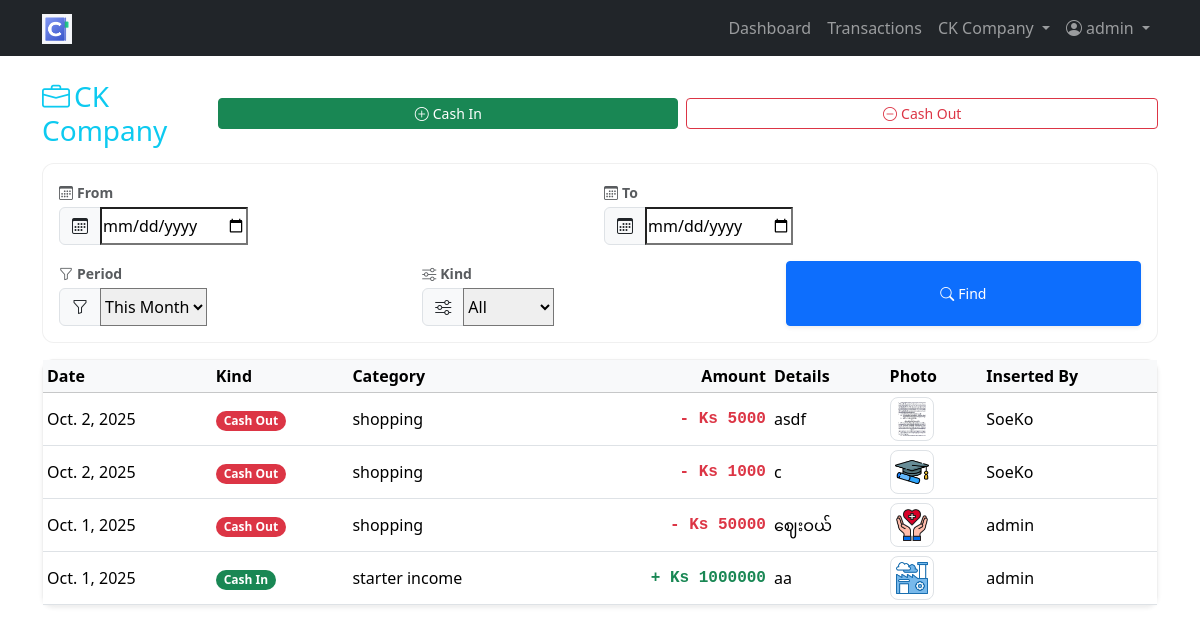
Page /transactions/ (signed in) on the committed database.
### book/models.py (models this page shows, shortened)
class Business(models.Model):
    name = models.CharField(max_length=120, unique=True)
    category = models.ForeignKey(BusinessCategory, on_delete=models.SET_NULL, null=True, blank=True)
    business_type = models.ForeignKey(BusinessType, on_delete=models.SET_NULL, null=True, blank=True)
    created_at = models.DateTimeField(auto_now_add=True)
    class Meta:
        verbose_name = "Business"
        verbose_name_plural = "Businesses"

class Transaction(models.Model):
    class Kind(models.TextChoices):
        CASH_IN = 'CASH_IN', 'Cash In'
        CASH_OUT = 'CASH_OUT', 'Cash Out'
    business = models.ForeignKey(Business, on_delete=models.CASCADE)
    details = models.CharField(max_length=240, blank=True)
    category = models.ForeignKey(TransactionCategory, on_delete=models.PROTECT)
    kind = models.CharField(max_length=10, choices=Kind.choices)
    amount = models.CharField(max_length=40)
    photo = models.ImageField(upload_to='transactions/', blank=True, null=True)
    date = models.DateField()
    created_by = models.ForeignKey(User, on_delete=models.PROTECT)
    created_at = models.DateTimeField(auto_now_add=True)
    class Meta:
        indexes = [
        models.Index(fields=['business','date']),
        models.Index(fields=['business','kind']),
        ]

class TransactionCategory(models.Model):
    class Kind(models.TextChoices):
        INCOME = 'INCOME', 'Income'
        EXPENSE = 'EXPENSE', 'Expense'
    business = models.ForeignKey(Business, on_delete=models.CASCADE)
    name = models.CharField(max_length=100)
    kind = models.CharField(max_length=10, choices=Kind.choices)
    class Meta:
        unique_together = ('business','name','kind')

### book/permissions.py (the view)
    def _wrapped(request, *args, **kwargs):
        biz_id = request.session.get('biz_id')
        if not request.user.is_authenticated:
            from django.contrib.auth.views import redirect_to_login
            return redirect_to_login(request.get_full_path())
        if not biz_id:
            return HttpResponseForbidden('Select a business first.')
        if not Membership.objects.filter(user=request.user, business_id=biz_id).exists():
            return HttpResponseForbidden('No membership for this business.')
        return view(request, *args, **kwargs)

### book/forms.py
class DateFilterForm(forms.Form):
    PERIOD_CHOICES = [
    ('custom','Custom'),('this_month','This Month'),('this_year','This Year'),('last_month','Last Month')
    ]
    period = forms.ChoiceField(choices=PERIOD_CHOICES, required=False, initial='this_month')
    date_from = forms.DateField(required=False, widget=forms.DateInput(attrs={'type':'date'}))
    date_to = forms.DateField(required=False, widget=forms.DateInput(attrs={'type':'date'}))
    kind = forms.ChoiceField(choices=[('ALL','All'),('CASH_IN','Cash In'),('CASH_OUT','Cash Out')], required=False, initial='ALL')

### book/context_processors.py (called while the page is built)
def current_business(request):
    biz_id = request.session.get('biz_id')
    biz = Business.objects.filter(id=biz_id).first() if biz_id else None
    memberships = []
    current_membership = None
    if request.user.is_authenticated:
        memberships = Membership.objects.filter(user=request.user).select_related('business')
        if biz_id:
            current_membership = Membership.objects.filter(user=request.user, business_id=biz_id).first()
    return {'current_business': biz, 'memberships': memberships, 'current_membership': current_membership}

### book/permissions.py (called while the page is built)
def require_membership(view):
    def _wrapped(request, *args, **kwargs):
        biz_id = request.session.get('biz_id')
        if not request.user.is_authenticated:
            from django.contrib.auth.views import redirect_to_login
            return redirect_to_login(request.get_full_path())
        if not biz_id:
            return HttpResponseForbidden('Select a business first.')
        if not Membership.objects.filter(user=request.user, business_id=biz_id).exists():
            return HttpResponseForbidden('No membership for this business.')
        return view(request, *args, **kwargs)
    return _wrapped

### book/utils.py (called while the page is built, shortened)
def resolve_period(period:str):
    today = date.today()
    if period == 'this_month':
        start = today.replace(day=1)
        if start.month == 12:
            end = start.replace(year=start.year+1, month=1, day=1) - timedelta(days=1)
        else:
            end = start.replace(month=start.month+1, day=1) - timedelta(days=1)
        return start, end

### templates/transactions/list.html (shortened to what this page needs)
{% extends 'base.html' %}
{% load money %}
{% block content %}
<div class="d-flex justify-content-between align-items-center mb-3 flex-column flex-sm-row gap-2">
    <div class="text-center text-sm-start">
        <h3 class="text-info mb-0"><i class="bi bi-briefcase me-1"></i>{{ current_business.name }}</h5>
    </div>
    <div class="d-flex gap-2 w-100 w-sm-auto">
        {% if current_membership.role == 'OWNER' or current_membership.role == 'ADMIN' %}
        <button class="btn btn-success btn-sm flex-fill" data-bs-toggle="modal" data-bs-target="#cashInModal">
            <i class="bi bi-plus-circle me-1"></i>Cash In
        </button>
        {% else %}
        <button class="btn btn-success btn-sm flex-fill" onclick="showAccessAlert()">
            <i class="bi bi-plus-circle me-1"></i>Cash In
        </button>
        {% endif %}
        <button class="btn btn-outline-danger btn-sm flex-fill" data-bs-toggle="modal" data-bs-target="#cashOutModal">
            <i class="bi bi-dash-circle me-1"></i>Cash Out
        </button>
    </div>
</div>
<div class="card mb-3 soft-card">
    <div class="card-body p-3">
        {% include 'fragments/date_filter.html' with form=form %}
    </div>
</div>
<div class="d-none d-md-block">
    <div class="card shadow-sm soft-card">
        <div class="card-body p-0">
            <div class="table-responsive">
                <table class="table table-hover table-sm mb-0 align-middle">
                    <thead class="table-light">
                        <tr>
                            <th class="sticky-header">Date</th>
                            <th class="sticky-header">Kind</th>
                            <th class="sticky-header">Category</th>
                            <th class="sticky-header text-end">Amount</th>
                            <th class="d-none d-md-table-cell">Details</th>
                            <th class="d-none d-sm-table-cell">Photo</th>
                            <th class="d-none d-lg-table-cell">Inserted By</th>
                        </tr>
                    </thead>
                    <tbody>
                        {% for t in transactions %}
                        <tr>
                            <td>{{ t.date }}</td>
                            <td>
                                {% if t.kind == 'CASH_IN' %}
                                <span class="badge rounded-pill text-bg-success">Cash In</span>
                                {% else %}
                                <span class="badge rounded-pill text-bg-danger">Cash Out</span>
                                {% endif %}
                            </td>
                            <td>{{ t.category.name }}</td>
                            <td
                                class="{% if t.kind == 'CASH_IN' %}text-success{% else %}text-danger{% endif %} text-end amount-cell fw-semibold font-monospace">
                                {% if t.kind == 'CASH_IN' %}+{% else %}-{% endif %} Ks {{ t.amount }}
                            </td>
                            <td class="d-none d-md-table-cell">{{ t.details|truncatechars:30 }}</td>
                            <td class="d-none d-sm-table-cell">
                                {% if t.photo %}
                                <img src="{{ t.photo.url }}" alt="Transaction Photo" class="img-thumbnail rounded-3"
                                    style="width: 44px; height: 44px; object-fit: cover; cursor: pointer;"
                                    data-bs-toggle="modal" data-bs-target="#photoModal{{ t.id }}">
                                {% else %}
                                <span class="text-muted">No photo</span>
                                {% endif %}
                            </td>
                            <td class="d-none d-lg-table-cell">{{ t.created_by.username }}</td>
                        </tr>
                        {% empty %}
                        <tr>
                            <td colspan="7" class="text-center text-muted">No transactions.</td>
                        </tr>
                        {% endfor %}
                    </tbody>
                </table>
            </div>
        </div>
    </div>
</div>
{% endblock %}

### templates/base.html (shortened to what this page needs)
{% load static %}
<!doctype html>
<html lang="en">
<head>
    <link href="https://cdn.jsdelivr.net/npm/bootstrap@5.3.3/dist/css/bootstrap.min.css" rel="stylesheet">
    <link rel="stylesheet" href="https://cdn.jsdelivr.net/npm/bootstrap-icons@1.11.3/font/bootstrap-icons.css">
</head>
<body>
    <nav class="navbar navbar-expand-lg navbar-dark bg-dark">
        <div class="container">
            <div class="d-flex w-100 align-items-center">
                <div class="me-2">
                    <a class="navbar-brand" href="{% url 'home' %}"><img src="{% static 'img/cb.png' %}" alt="CASHBOOK" width="30" height="30"></a>
                </div>
            </div>
            <div class="collapse navbar-collapse" id="navbarNav">
                <ul class="navbar-nav me-auto d-none d-lg-flex">
                    {% if current_business %}
                        {% if current_membership.role == 'OWNER' or current_membership.role == 'ADMIN' %}
                            <li class="nav-item"><a class="nav-link" href="{% url 'dashboard' %}">Dashboard</a></li>
                        {% endif %}
                        <li class="nav-item"><a class="nav-link" href="{% url 'transactions_list' %}">Transactions</a></li>
                    {% endif %}
                </ul>
                <ul class="navbar-nav">
                    {% if user.is_authenticated %}
                        <li class="nav-item dropdown">
                            <a class="nav-link dropdown-toggle" data-bs-toggle="dropdown" href="#">
                                {% if current_business %}
                                    {{ current_business.name }}
                                {% else %}
                                    Choose Business
                                {% endif %}
                            </a>
                        </li>
                        <li class="nav-item dropdown">
                            <a class="nav-link dropdown-toggle" data-bs-toggle="dropdown" href="#" role="button">
                                <i class="bi bi-person-circle me-1"></i>{{ user.get_full_name|default:user.username }}
                            </a>
                        </li>
                    {% else %}
                        <li class="nav-item"><a class="btn btn-outline-light btn-sm me-2" href="{% url 'login' %}">Login</a></li>
                    {% endif %}
                </ul>
            </div>
        </div>
    </nav>
    <main class="container py-4">
        {% block content %}{% endblock %}
    </main>
</body>
</html>

### templates/transactions/list.html (style rules this page uses)
.table thead th.sticky-header { position: sticky; top: 0; z-index: 1; background: #f8f9fa; }
.amount-cell { font-variant-numeric: tabular-nums; }
.soft-card { border: 1px solid rgba(0, 0, 0, .06); border-radius: .75rem; }

### rows in the picture
Business: name "CK Company"
Transaction: date "Oct. 2, 2025", kind "Cash Out", category.name "shopping", amount "5000", details "asdf", photo (picture), created_by.username "SoeKo"
Transaction: date "Oct. 2, 2025", kind "Cash Out", category.name "shopping", amount "1000", details "c", photo (picture), created_by.username "SoeKo"
Transaction: date "Oct. 1, 2025", kind "Cash Out", category.name "shopping", amount "50000", details "ဈေးဝယ်", photo (picture), created_by.username "admin"
Transaction: date "Oct. 1, 2025", kind "Cash In", category.name "starter income", amount "1000000", details "aa", photo (picture), created_by.username "admin"

### other values in the picture
{{ user.get_full_name|default:user.username }} "admin"
